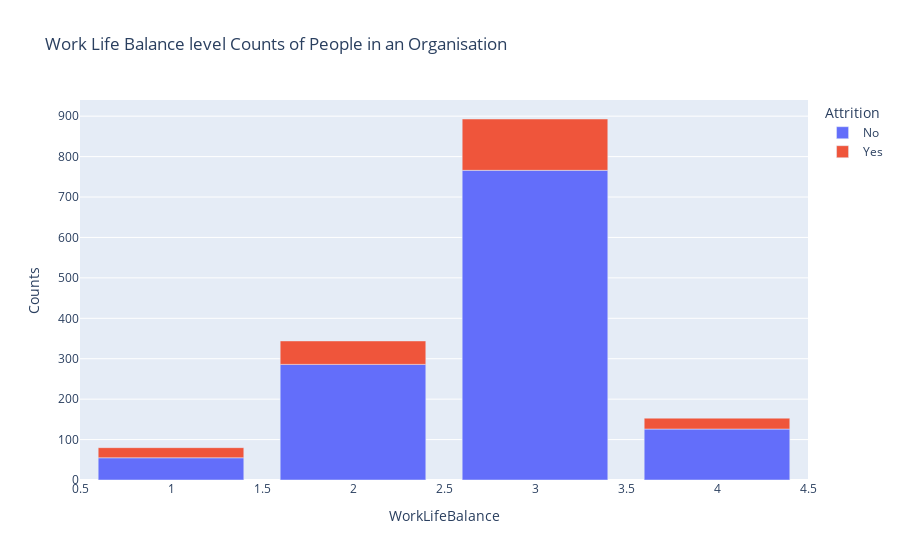

Notebook code cell kept with this figure:
### Markdown cell above
## Use a bar plot to show the work-life balance level counts of people in an organisation

### Code cell
wlb=hr.groupby(['WorkLifeBalance','Attrition']).apply(lambda x:x['DailyRate'].count()).reset_index(name='Counts')
px.bar(wlb,x='WorkLifeBalance',y='Counts',color='Attrition',title='Work Life Balance level Counts of People in an Organisation')

### Figure 1 — Plotly figure (JSON) as saved in the notebook; plotly's stock layout.template omitted (floating-point values rounded to 4 significant figures)
{"data": [{"hovertemplate": "Attrition=No<br>WorkLifeBalance=%{x}<br>Counts=%{y}<extra></extra>", "legendgroup": "No", "marker": {"color": "#636efa", "pattern": {"shape": ""}}, "name": "No", "orientation": "v", "showlegend": true, "textposition": "auto", "type": "bar", "x": [1, 2, 3, 4], "xaxis": "x", "y": [55, 286, 766, 126], "yaxis": "y"}, {"hovertemplate": "Attrition=Yes<br>WorkLifeBalance=%{x}<br>Counts=%{y}<extra></extra>", "legendgroup": "Yes", "marker": {"color": "#EF553B", "pattern": {"shape": ""}}, "name": "Yes", "orientation": "v", "showlegend": true, "textposition": "auto", "type": "bar", "x": [1, 2, 3, 4], "xaxis": "x", "y": [25, 58, 127, 27], "yaxis": "y"}], "layout": {"barmode": "relative", "legend": {"title": {"text": "Attrition"}, "tracegroupgap": 0}, "title": {"text": "Work Life Balance level Counts of People in an Organisation"}, "xaxis": {"anchor": "y", "domain": [0, 1], "title": {"text": "WorkLifeBalance"}}, "yaxis": {"anchor": "x", "domain": [0, 1], "title": {"text": "Counts"}}}}
